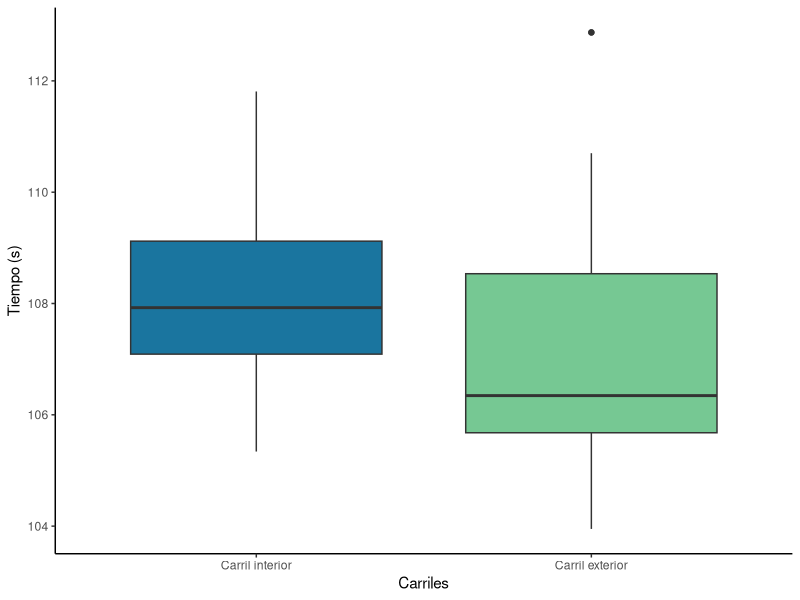
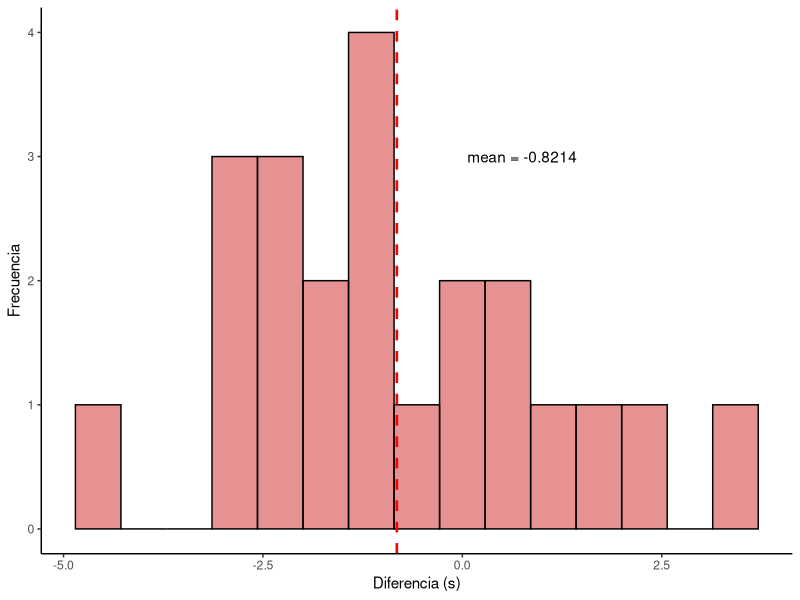

These charts were generated, in order, by the following R code:
obtain_ci <- function(alpha) {
    ci <- t.test(
        x = data$difference,
        conf.level = 1 - alpha
    )$conf.int
    return(ci)
}

library(ggplot2)
library(tidyr)
data <- read.csv("../Data/data.csv")
data$difference <- data$outer.lane - data$inner.lane
mu <- mean(data$difference)
print(obtain_ci(0.1))
print(obtain_ci(0.05))
print(obtain_ci(0.01))
data_long <- data %>% gather(
    lane,
    value,
    outer.lane:inner.lane
)
theme_set(theme_classic())
plot <- ggplot(
    data = data_long,
    aes(
        x = lane,
        y = value,
        fill = lane,
    )
) +
    geom_boxplot() +
    scale_x_discrete(labels = c(
        "Carril interior",
        "Carril exterior"
    )) +
    scale_fill_manual(values = c(
        "#1a759f",
        "#76c893"
    )) +
    ylab("Tiempo (s)") +
    xlab("Carriles") +
    theme(legend.position = "none")
ggsave("problema07_boxplot.png",
    height = 1000,
    width = 1200,
    limitsize = FALSE,
    units = "px"
)
n <- length(data$inner.lane)
sigmax <- var(data$inner.lane) * n / (n - 1)
sigmay <- var(data$outer.lane) * n / (n - 1)
sigma <- sqrt((sigmax + sigmay) / n)
meanx <- mean(data$inner.lane)
meany <- mean(data$outer.lane)
t_d <- (meanx - meany) / sigma
print(c(t_d, pnorm(t_d, lower.tail = FALSE)))
plot <- ggplot(
    data,
    aes(difference)
) +
    geom_histogram(
        bins = 15,
        aes(y = ..count..),
        colour = "black",
        fill = "#ce2626",
        alpha = 0.5
    ) +
    xlab("Diferencia (s)") +
    ylab("Frecuencia") +
    geom_vline(aes(xintercept = mu),
        color = "red",
        linetype = "dashed",
        size = 0.9
    ) +
    annotate("text",
        x = 0.75,
        y = 3,
        label = paste(
            "mean =",
            round(mu, 4)
        )
    )
ggsave("problema07_histogram.png",
    height = 1000,
    width = 1200,
    limitsize = FALSE,
    units = "px"
)